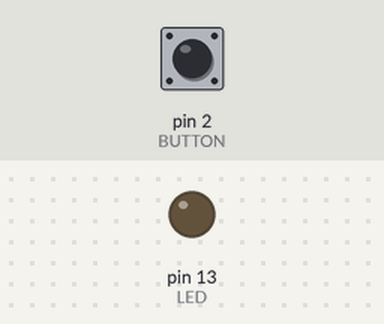
A sketch run on a simulated Arduino Uno, built with avr-gcc and run on an emulated ATmega328P. Parts: output pins drawn as LEDs (lit = HIGH). The inputs (shaded band) are chosen by the test bench; at power-on: pin 2 (BUTTON) HIGH.

Above: at 1.2 s.
1.3 s: pin 2 (BUTTON) pulled LOW for 0.15 s
At 2.5 s:
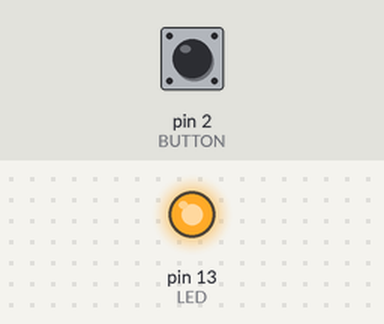
2.9 s: pin 2 (BUTTON) pulled LOW for 3.2 s
At 4.2 s:
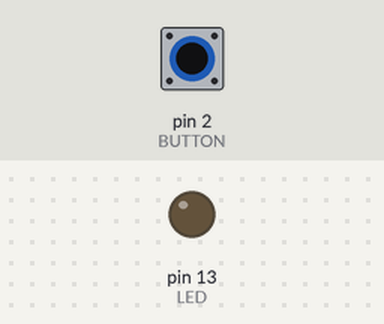
Timing chart, 0 to 7.6 s (numbered marks = the images above; inputs shaded):
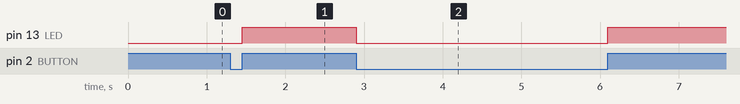

The sketch:

Interrupt1.ino
```cpp
// Interrupt 1

/*Interrupção externa utilizando funções do Arduíno.*/

const byte LED = 13;
const byte BUTTON = 2;

void setup (){
  pinMode (LED, OUTPUT);        // led com saída
  digitalWrite (BUTTON, HIGH);  // habilitando resistor de pull_up para o botão
  attachInterrupt (digitalPinToInterrupt (BUTTON), switchPressed, CHANGE);  // configurando interrupção
}

void loop (){}

// Rotina de interrupção
void switchPressed (){
  if (digitalRead (BUTTON) == HIGH)
    digitalWrite (LED, HIGH);
  else
    digitalWrite (LED, LOW);
}
```

Measured:
- after the input at 1.3 s, pin 13 (LED): LOW → HIGH after 0.15 s
- after the input at 2.9 s, pin 13 (LED): HIGH → LOW at once, → HIGH 3.2 s later
